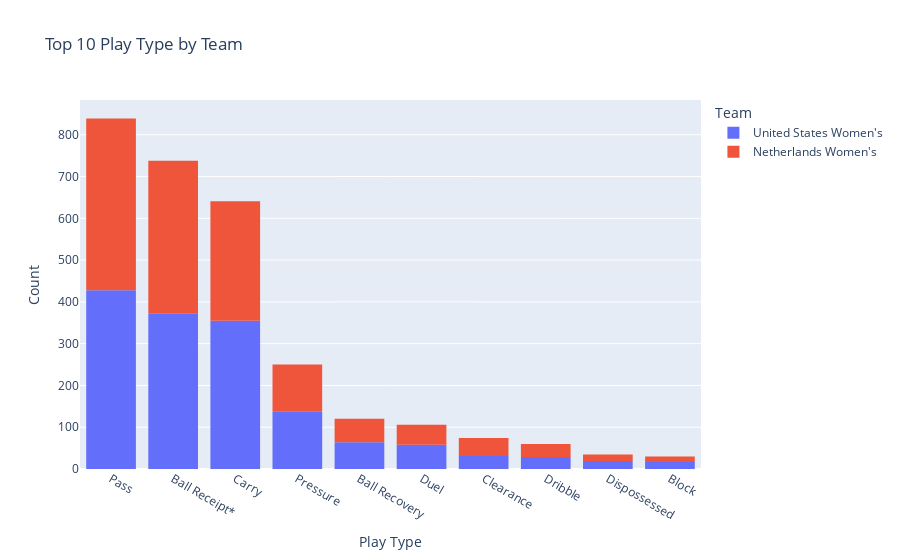

The notebook cell this image was saved under:
### Code cell
#si-figure-2
import plotly.express as px
import pandas as pd
import requests, json

# Import data about the Women's World Cup Final match
data = pd.json_normalize(json.loads(requests.get("https://raw.githubusercontent.com/statsbomb/open-data/master/data/events/69321.json").text))
# Choosing a few columns to keep
data = data[['id', 'index', 'period', 'timestamp', 'minute', 'second', 'possession', 'duration',
 'type.id', 'type.name', 'possession_team.id', 'possession_team.name', 'play_pattern.id',
 'play_pattern.name', 'team.id', 'team.name', 'location', 'player.id', 'player.name', "shot.outcome.name"]]

plotOrder = data['type.name'].value_counts().sort_values(ascending=False)

top10 = data['type.name'].value_counts().nlargest(10).index

data = data[data['type.name'].isin(top10)]


hist = px.histogram(
    data,
    x = 'type.name',
    color = 'possession_team.name',
    category_orders = {'type.name': plotOrder.index.tolist()},
    title='Top 10 Play Type by Team'
)

hist.update_layout(
    legend_title_text = 'Team',
    xaxis_title = 'Play Type',
    yaxis_title = 'Count'
)

#This histogram shows the top 10 most common plays in a match, separated by team.
hist.show()

### Figure 1 — Plotly figure (JSON) as saved in the notebook; plotly's stock layout.template omitted (floating-point values rounded to 4 significant figures; data arrays with more than 128 entries replaced by an {"elided": "..."} marker saying what was removed)
{"data": [{"alignmentgroup": "True", "bingroup": "x", "hovertemplate": "possession_team.name=United States Women's<br>type.name=%{x}<br>count=%{y}<extra></extra>", "legendgroup": "United States Women's", "marker": {"color": "#636efa", "pattern": {"shape": ""}}, "name": "United States Women's", "offsetgroup": "United States Women's", "orientation": "v", "showlegend": true, "type": "histogram", "x": {"elided": "1512 str values"}, "xaxis": "x", "yaxis": "y"}, {"alignmentgroup": "True", "bingroup": "x", "hovertemplate": "possession_team.name=Netherlands Women's<br>type.name=%{x}<br>count=%{y}<extra></extra>", "legendgroup": "Netherlands Women's", "marker": {"color": "#EF553B", "pattern": {"shape": ""}}, "name": "Netherlands Women's", "offsetgroup": "Netherlands Women's", "orientation": "v", "showlegend": true, "type": "histogram", "x": {"elided": "1381 str values"}, "xaxis": "x", "yaxis": "y"}], "layout": {"barmode": "relative", "legend": {"title": {"text": "Team"}, "tracegroupgap": 0}, "title": {"text": "Top 10 Play Type by Team"}, "xaxis": {"anchor": "y", "categoryarray": ["Pass", "Ball Receipt*", "Carry", "Pressure", "Ball Recovery", "Duel", "Clearance", "Dribble", "Dispossessed", "Block", "Goal Keeper", "Miscontrol", "Dribbled Past", "Shot", "Foul Committed", "Foul Won", "Interception", "Injury Stoppage", "Substitution", "Half Start", "Half End", "Starting XI", "50/50", "Referee Ball-Drop", "Shield", "Player Off", "Player On", "Tactical Shift"], "categoryorder": "array", "domain": [0, 1], "title": {"text": "Play Type"}}, "yaxis": {"anchor": "x", "domain": [0, 1], "title": {"text": "Count"}}}}
